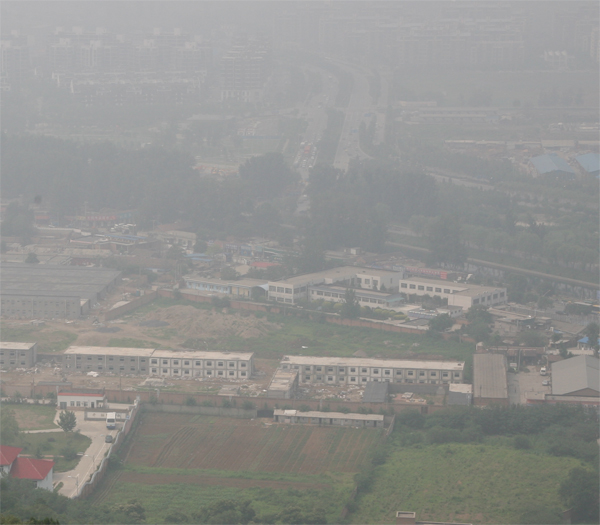
#> input picture haze_removal_project/Dataset/canon.jpg, 600 x 525 px, found by its file name
$ jupyter execute --allow-errors haze_removal2.ipynb
#> lines starting #> are read from the running program, lines starting #| are printed output that depends on the picture
[cell 1]
## faire les imports et installer skimage
import skimage
import time
import numpy as np
import os
import matplotlib.pyplot as plt
from sklearn.feature_extraction import image


## exemple de traitement avec une image de la dataset : change le path si tu veux tester

filename = os.path.join(skimage.data_dir, '/Users/raphael/Desktop/workspace/2A/IMA/ima206/projet/Dataset/canon.jpg')

# [5 lines of commented-out code are left out]
from skimage import io

imageP = io.imread(filename)
#> imageP is the input picture: shape (525, 600, 3); mean R, G, B 145.4, 145.6, 143

[cell 2]
##test1
print(type(imageP))
#| <class 'numpy.ndarray'>

print((imageP.shape)[0:2])
#| (525, 600)
print(imageP.shape)
#| (525, 600, 3)
print(imageP[10][55])
#| [180 180 182]
print(min(imageP[10][55]))
#| 180

## display

[cell 3]
plt.figure(figsize=(10,10))     ##permet d'afficher l'image en plus grand
plt.imshow(imageP)
plt.show()

### Minimum sur les canaux

[cell 4]
## fonction minimum sur chaque canal

def min_canal(I):
    n,p = I.shape[0:2]
#> n = 525; p = 600
    im_res = np.ones((n,p),dtype = np.uint8)

    for i in range(n):
        for j in range(p):

            im_res[i][j] = int(min(I[i][j]))
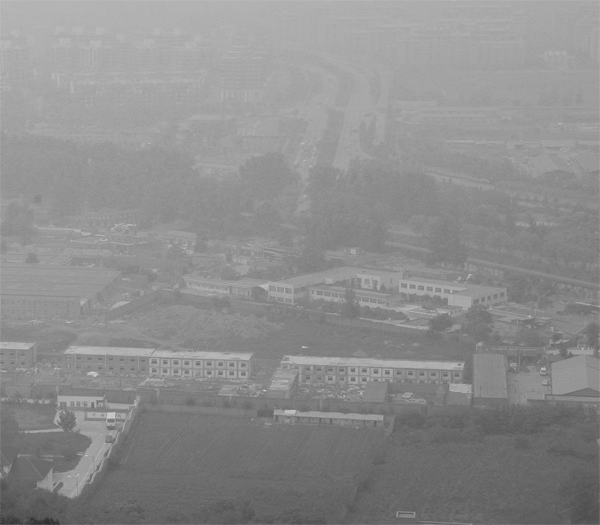
#> im_res: shape (525, 600); min 47, max 217, mean 141.3

    return(im_res)

[cell 5]
t0 = time.time()
plt.figure(figsize=(10,10))
io.imshow(min_canal(imageP))
t1 = time.time()-t0
print(t1)
plt.show()

### PATCHES

#### V1

[cell 6]
#fonction minimum par patch de taille 15*15
def min_Patch(I):
    n,p = I.shape[0:2]
#> n = 525; p = 600
    im_res = np.ones((n,p),dtype = np.uint8)
    for i in range (n):
        for j in range (p):
            mini = I[i,j]
            ## les fonctions max,min permettent d'éviter les effets de bords
            for k in range (max(i-15,0),min(i+15,n)):
                for l in range (max(j-15,0),min(j+15,p)):
                    if I[k,l]<mini :
                        mini = I[k,l]
            im_res[i,j] = mini
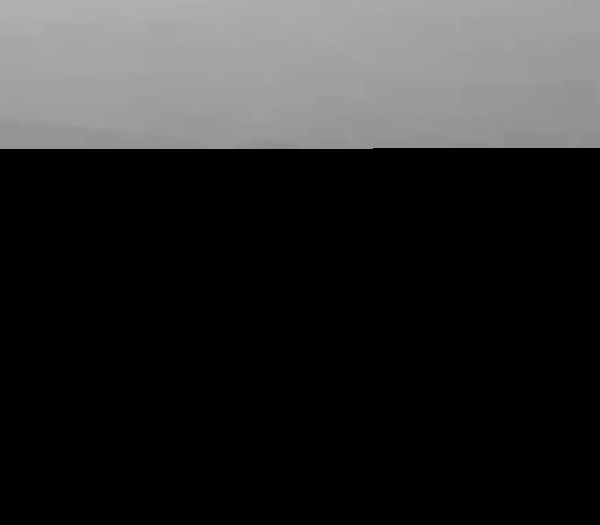
#> im_res: shape (525, 600); min 1, max 177, mean 45.8
    return(im_res)
